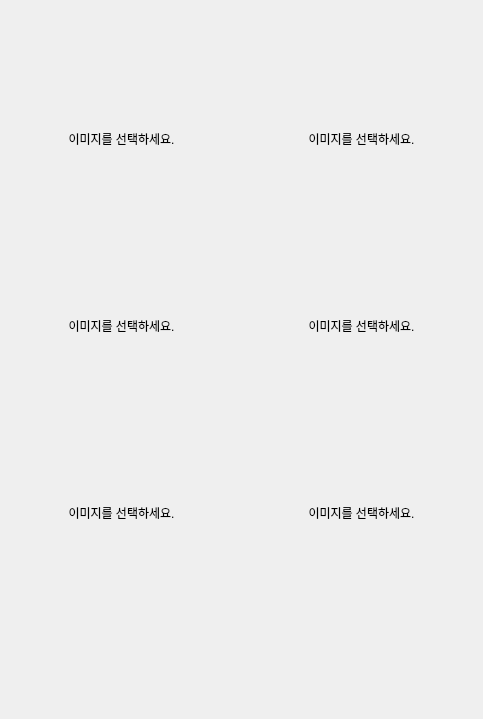
       <widget class="QWidget" name="page_6frame_ver">
        <property name="sizePolicy">
         <sizepolicy hsizetype="Fixed" vsizetype="Fixed">
          <horstretch>0</horstretch>
          <verstretch>0</verstretch>
         </sizepolicy>
        </property>
        <property name="minimumSize">
         <size>
          <width>483</width>
          <height>719</height>
         </size>
        </property>
        <property name="maximumSize">
         <size>
          <width>483</width>
          <height>719</height>
         </size>
        </property>
        <property name="styleSheet">
         <string notr="true"/>
        </property>
        <layout class="QGridLayout" name="gridLayout_8">
         <property name="leftMargin">
          <number>0</number>
         </property>
         <property name="topMargin">
          <number>0</number>
         </property>
         <property name="rightMargin">
          <number>0</number>
         </property>
         <property name="bottomMargin">
          <number>0</number>
         </property>
         <property name="spacing">
          <number>0</number>
         </property>
         <item row="4" column="1">
          <spacer name="verticalSpacer_14">
           <property name="orientation">
            <enum>Qt::Vertical</enum>
           </property>
           <property name="sizeType">
            <enum>QSizePolicy::Fixed</enum>
           </property>
           <property name="sizeHint" stdset="0">
            <size>
             <width>20</width>
             <height>3</height>
            </size>
           </property>
          </spacer>
         </item>
         <item row="1" column="3">
          <widget class="QLabel" name="frame_6_ver_image2">
           <property name="sizePolicy">
            <sizepolicy hsizetype="Expanding" vsizetype="Expanding">
             <horstretch>0</horstretch>
             <verstretch>0</verstretch>
            </sizepolicy>
           </property>
           <property name="cursor">
            <cursorShape>OpenHandCursor</cursorShape>
           </property>
           <property name="styleSheet">
            <string notr="true"/>
           </property>
           <property name="text">
            <string>이미지를 선택하세요.</string>
           </property>
           <property name="alignment">
            <set>Qt::AlignCenter</set>
           </property>
          </widget>
         </item>
         <item row="2" column="1">
          <spacer name="verticalSpacer_13">
           <property name="orientation">
            <enum>Qt::Vertical</enum>
           </property>
           <property name="sizeType">
            <enum>QSizePolicy::Fixed</enum>
           </property>
           <property name="sizeHint" stdset="0">
            <size>
             <width>20</width>
             <height>3</height>
            </size>
           </property>
          </spacer>
         </item>
         <item row="5" column="1">
          <widget class="QLabel" name="frame_6_ver_image5">
           <property name="sizePolicy">
            <sizepolicy hsizetype="Expanding" vsizetype="Expanding">
             <horstretch>0</horstretch>
             <verstretch>0</verstretch>
            </sizepolicy>
           </property>
           <property name="cursor">
            <cursorShape>OpenHandCursor</cursorShape>
           </property>
           <property name="text">
            <string>이미지를 선택하세요.</string>
           </property>
           <property name="alignment">
            <set>Qt::AlignCenter</set>
           </property>
          </widget>
         </item>
         <item row="6" column="1">
          <spacer name="verticalSpacer_15">
           <property name="orientation">
            <enum>Qt::Vertical</enum>
           </property>
           <property name="sizeType">
            <enum>QSizePolicy::Fixed</enum>
           </property>
           <property name="sizeHint" stdset="0">
            <size>
             <width>20</width>
             <height>3</height>
            </size>
           </property>
          </spacer>
         </item>
         <item row="3" column="1">
          <widget class="QLabel" name="frame_6_ver_image3">
           <property name="sizePolicy">
            <sizepolicy hsizetype="Expanding" vsizetype="Expanding">
             <horstretch>0</horstretch>
             <verstretch>0</verstretch>
            </sizepolicy>
           </property>
           <property name="cursor">
            <cursorShape>OpenHandCursor</cursorShape>
           </property>
           <property name="styleSheet">
            <string notr="true"/>
           </property>
           <property name="text">
            <string>이미지를 선택하세요.</string>
           </property>
           <property name="alignment">
            <set>Qt::AlignCenter</set>
           </property>
          </widget>
         </item>
         <item row="3" column="3">
          <widget class="QLabel" name="frame_6_ver_image4">
           <property name="sizePolicy">
            <sizepolicy hsizetype="Expanding" vsizetype="Expanding">
             <horstretch>0</horstretch>
             <verstretch>0</verstretch>
            </sizepolicy>
           </property>
           <property name="cursor">
            <cursorShape>OpenHandCursor</cursorShape>
           </property>
           <property name="styleSheet">
            <string notr="true"/>
           </property>
           <property name="text">
            <string>이미지를 선택하세요.</string>
           </property>
           <property name="alignment">
            <set>Qt::AlignCenter</set>
           </property>
          </widget>
         </item>
         <item row="7" column="1" colspan="3">
          <widget class="QLabel" name="frame_6_ver_label">
           <property name="sizePolicy">
            <sizepolicy hsizetype="Preferred" vsizetype="Fixed">
             <horstretch>0</horstretch>
             <verstretch>0</verstretch>
            </sizepolicy>
           </property>
           <property name="minimumSize">
            <size>
             <width>0</width>
             <height>111</height>
            </size>
           </property>
           <property name="maximumSize">
            <size>
             <width>16777215</width>
             <height>111</height>
            </size>
           </property>
           <property name="font">
            <font>
             <pointsize>12</pointsize>
             <italic>true</italic>
            </font>
           </property>
           <property name="text">
            <string/>
           </property>
           <property name="alignment">
            <set>Qt::AlignHCenter|Qt::AlignTop</set>
           </property>
           <property name="margin">
            <number>15</number>
           </property>
          </widget>
         </item>
         <item row="0" column="1" colspan="3">
          <widget class="QLabel" name="label_13">
           <property name="sizePolicy">
            <sizepolicy hsizetype="Preferred" vsizetype="Fixed">
             <horstretch>0</horstretch>
             <verstretch>0</verstretch>
            </sizepolicy>
           </property>
           <property name="minimumSize">
            <size>
             <width>0</width>
             <height>47</height>
            </size>
           </property>
           <property name="maximumSize">
            <size>
             <width>16777215</width>
             <height>47</height>
            </size>
           </property>
           <property name="text">
            <string/>
           </property>
          </widget>
         </item>
         <item row="1" column="1">
          <widget class="QLabel" name="frame_6_ver_image1">
           <property name="sizePolicy">
            <sizepolicy hsizetype="Expanding" vsizetype="Expanding">
             <horstretch>0</horstretch>
             <verstretch>0</verstretch>
            </sizepolicy>
           </property>
           <property name="cursor">
            <cursorShape>OpenHandCursor</cursorShape>
           </property>
           <property name="styleSheet">
            <string notr="true"/>
           </property>
           <property name="text">
            <string>이미지를 선택하세요.</string>
           </property>
           <property name="alignment">
            <set>Qt::AlignCenter</set>
           </property>
          </widget>
         </item>
         <item row="5" column="3">
          <widget class="QLabel" name="frame_6_ver_image6">
           <property name="sizePolicy">
            <sizepolicy hsizetype="Expanding" vsizetype="Expanding">
             <horstretch>0</horstretch>
             <verstretch>0</verstretch>
            </sizepolicy>
           </property>
           <property name="cursor">
            <cursorShape>OpenHandCursor</cursorShape>
           </property>
           <property name="text">
            <string>이미지를 선택하세요.</string>
           </property>
           <property name="alignment">
            <set>Qt::AlignCenter</set>
           </property>
          </widget>
         </item>
         <item row="1" column="2">
          <spacer name="horizontalSpacer_9">
           <property name="orientation">
            <enum>Qt::Horizontal</enum>
           </property>
           <property name="sizeType">
            <enum>QSizePolicy::Fixed</enum>
           </property>
           <property name="sizeHint" stdset="0">
            <size>
             <width>3</width>
             <height>20</height>
            </size>
           </property>
          </spacer>
         </item>
         <item row="1" column="0">
          <spacer name="horizontalSpacer_8">
           <property name="orientation">
            <enum>Qt::Horizontal</enum>
           </property>
           <property name="sizeType">
            <enum>QSizePolicy::Fixed</enum>
           </property>
           <property name="sizeHint" stdset="0">
            <size>
             <width>3</width>
             <height>20</height>
            </size>
           </property>
          </spacer>
         </item>
         <item row="1" column="4">
          <spacer name="horizontalSpacer_10">
           <property name="orientation">
            <enum>Qt::Horizontal</enum>
           </property>
           <property name="sizeType">
            <enum>QSizePolicy::Fixed</enum>
           </property>
           <property name="sizeHint" stdset="0">
            <size>
             <width>3</width>
             <height>20</height>
            </size>
           </property>
          </spacer>
         </item>
        </layout>
       </widget>
